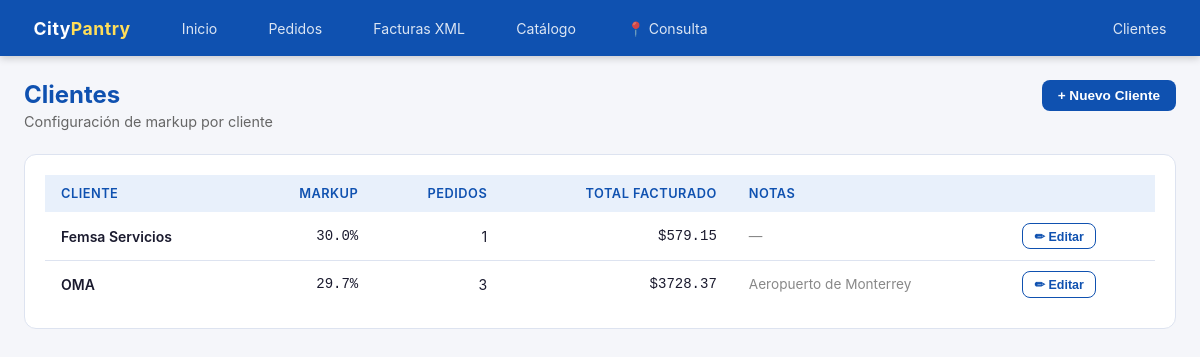
Screenshot of /clientes with the database file from the repository.
### tables this page shows
CREATE TABLE clientes (
            id INTEGER PRIMARY KEY AUTOINCREMENT,
            nombre TEXT NOT NULL UNIQUE,
            markup_default REAL DEFAULT 0.15,
            notas TEXT,
            creado_en TIMESTAMP DEFAULT CURRENT_TIMESTAMP
        );

### app.py (the view)
@app.route("/clientes")
def clientes():
    db = get_db()
    rows = db.execute("""
        SELECT c.*, COUNT(p.id) as num_pedidos,
               COALESCE(SUM(pi.total_facturar),0) as total_facturado
        FROM clientes c
        LEFT JOIN pedidos p ON p.cliente_id = c.id
        LEFT JOIN pedido_items pi ON pi.pedido_id = p.id
        GROUP BY c.id ORDER BY c.nombre
    """).fetchall()
    return render_template("clientes.html", clientes=rows)

### app.py (called while the page is built)
def get_db():
    db = getattr(g, "_database", None)
    if db is None:
        db = g._database = sqlite3.connect(DATABASE)
        db.row_factory = sqlite3.Row
        db.execute("PRAGMA foreign_keys = ON")
    return db

@app.teardown_appcontext
def close_connection(exception):
    db = getattr(g, "_database", None)
    if db is not None:
        db.close()

### templates/clientes.html (shortened to what this page needs)
{% extends "base.html" %}
{% block content %}
<div class="page-header" style="display:flex; justify-content:space-between; align-items:flex-start;">
  <div><h1>Clientes</h1><p>Configuración de markup por cliente</p></div>
  <button class="btn btn-primary" onclick="openModal('modal-cliente')">+ Nuevo Cliente</button>
</div>
<div class="card">
  {% if clientes %}
  <div class="table-wrap">
    <table>
      <thead><tr>
        <th>Cliente</th><th class="text-right">Markup</th>
        <th class="text-right">Pedidos</th><th class="text-right">Total facturado</th>
        <th>Notas</th><th></th>
      </tr></thead>
      <tbody>
      {% for c in clientes %}
      <tr>
        <td style="font-weight:600">{{ c.nombre }}</td>
        <td class="text-right mono">{{ "%.1f"|format(c.markup_default * 100) }}%</td>
        <td class="text-right">{{ c.num_pedidos }}</td>
        <td class="text-right mono">${{ "%.2f"|format(c.total_facturado or 0) }}</td>
        <td class="text-muted" style="font-size:.85rem">{{ c.notas or '—' }}</td>
        <td>
          <button class="btn btn-sm btn-secondary"
            onclick="openEditar({{ c.id }}, {{ c.markup_default }}, '{{ c.notas or '' }}')">
            ✏ Editar
          </button>
        </td>
      </tr>
      {% endfor %}
      </tbody>
    </table>
  </div>
  {% else %}
  <p class="text-muted" style="padding:1rem;">No hay clientes. Agrega el primero.</p>
  {% endif %}
</div>
{% endblock %}

### templates/base.html (style rules this page uses)
:root { --azul: #0F51B0; --amarillo: #FFDE59; --azul-claro: #e8f0fb; --gris: #f5f6fa; --texto: #1a1a2e; --borde: #dde3f0; --success: #16a34a; --danger: #dc2626; --warning: #d97706; }
* { box-sizing: border-box; margin: 0; padding: 0; }
body { font-family: -apple-system, BlinkMacSystemFont, 'Segoe UI', sans-serif; background: var(--gris); color: var(--texto); font-size: 14px; }
.page-header { margin-bottom: 1.5rem; }
.page-header h1 { font-size: 1.5rem; font-weight: 700; color: var(--azul); }
.page-header p { color: #666; margin-top: .25rem; font-size: .9rem; }
.card { background: #fff; border-radius: 12px; border: 1px solid var(--borde); padding: 1.25rem; }
.table-wrap { overflow-x: auto; }
table { width: 100%; border-collapse: collapse; }
th { background: var(--azul-claro); color: var(--azul); font-weight: 600; font-size: .8rem; text-transform: uppercase; letter-spacing: .5px; padding: .7rem 1rem; text-align: left; }
td { padding: .65rem 1rem; border-bottom: 1px solid var(--borde); vertical-align: middle; }
tr:last-child td { border-bottom: none; }
.btn { display: inline-flex; align-items: center; gap: .4rem; padding: .5rem 1rem; border-radius: 8px; border: none; cursor: pointer; font-size: .85rem; font-weight: 600; text-decoration: none; transition: all .15s; }
.btn-primary { background: var(--azul); color: #fff; }
.btn-secondary { background: #fff; color: var(--azul); border: 1.5px solid var(--azul); }
.btn-sm { padding: .3rem .7rem; font-size: .78rem; }
.text-right { text-align: right; }
.text-muted { color: #888; }
.mono { font-family: monospace; }

### rows the page displays
clientes: nombre "Femsa Servicios", c.markup_default*100 "30.0", num_pedidos "1", total_facturado "579.15", notas "—"
clientes: nombre "OMA", c.markup_default*100 "29.7", num_pedidos "3", total_facturado "3728.37", notas "Aeropuerto de Monterrey"
